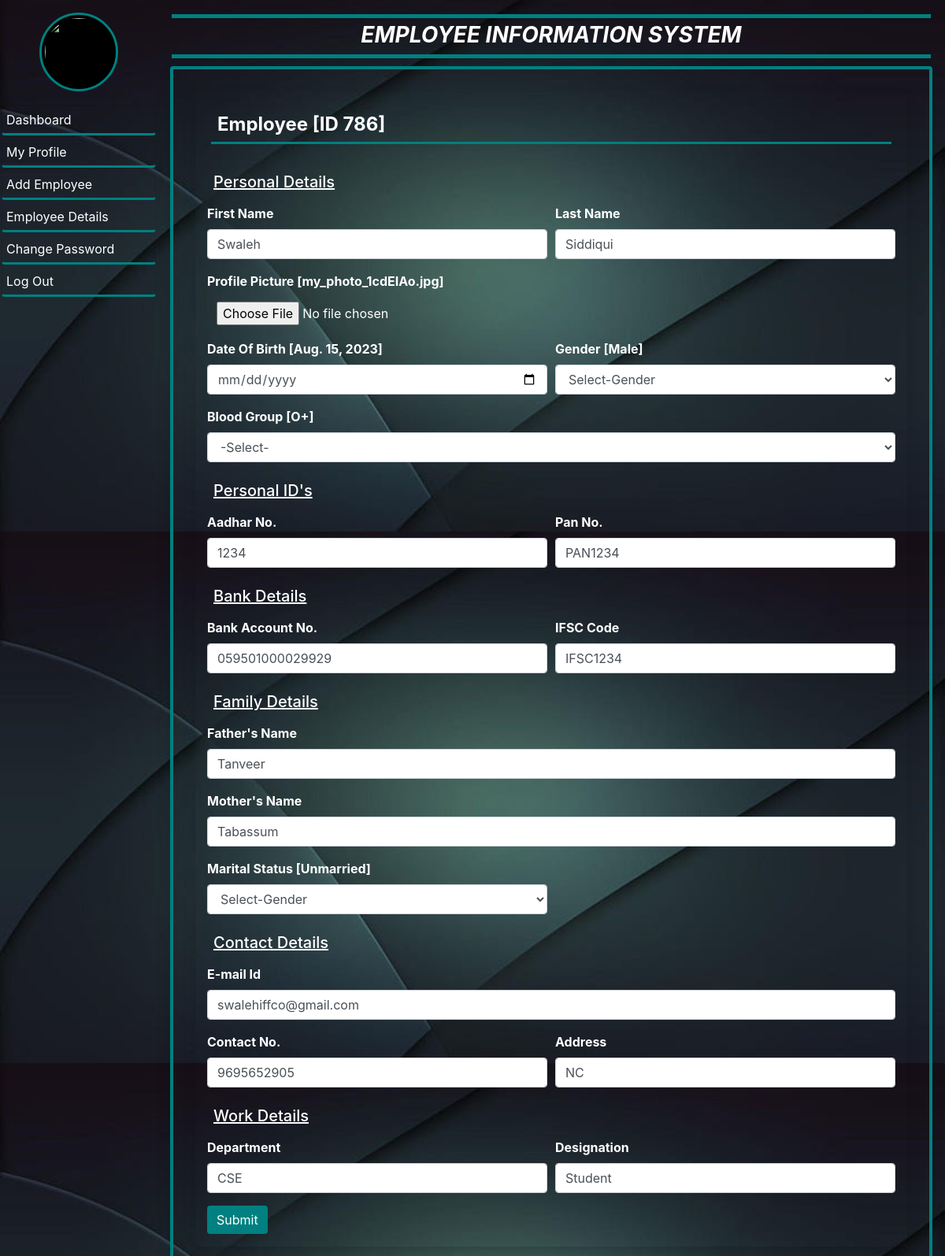
The page /admin_edit_emp/6 (signed in) on the database its author committed.
### employee/models.py (models this page shows, shortened)
class EmployeeSignup(models.Model):
    user = models.ForeignKey(User, on_delete=models.CASCADE)
    empcode = models.CharField(max_length=50)
    empdept = models.CharField(max_length=50,null=True)
    designation = models.CharField(max_length=50,null=True)
    contact = models.CharField(max_length=15,null=True)
    gender = models.CharField(max_length=50,null=True)
    father_name = models.CharField(max_length=50,null=True)
    mother_name = models.CharField(max_length=50,null=True)
    dob = models.DateField(null=True)
    adhar = models.CharField(max_length=50,null=True)
    address = models.CharField(max_length=200,null=True)
    bank_acc = models.CharField(max_length=50,null=True)
    blood_grp = models.CharField(max_length=20,null=True)
    pan = models.CharField(max_length=50,null=True)
    ifsc_code = models.CharField(max_length=50,null=True)
    status = models.CharField(max_length=50,null=True)
    img = models.FileField(null=True, default="account logo.png")

### employee/views.py (the view, shortened to what this page needs)
# urls.py: path('admin_edit_emp/<int:id>',admin_edit_emp , name = "admin_edit_emp"),
def admin_edit_emp(request,id):
    if not request.user.is_authenticated:
        return redirect("admin_login")
    eror = ""
    user = User.objects.get(id = id)
    employee = EmployeeSignup.objects.get(user = user)
    return render(request,"admin_edit_emp.html",locals())

### employee/Templates/admin_edit_emp.html (shortened to what this page needs)
{% extends 'admin_base.html' %}
{% load static %}
{% block main %}
<div class="card shadow m-2" style="background: transparent; border: none;">
    <div class="card-body">
        <h4 class="p-2" style="border-bottom: 3px solid teal; color: rgb(255, 255, 255);"><b>Employee [ID {{employee.user.username}}]</b></h4>
    </div>
    <div class="container-fluid">
        <form method="post" enctype="multipart/form-data">
            <div class="form-row">
                <div class="col-sm-12">
                    <h5 class="p-2" style="color: rgb(255, 255, 255); text-decoration: underline;">Personal Details</h5>
                </div>
                <div class="col-sm-6">
                    <div class="form-group">
                        <label for="" ><b>First Name</b></label>
                        <input type="text" name="firstname" class="form-control" placeholder="Enter first name" pattern="[A-Za-z]+" value="{{employee.user.first_name}}">
                    </div>
                </div>
                <div class="col-sm-6">
                    <div class="form-group">
                        <label for=""><b>Last Name</b></label>
                        <input type="text" name="lastname" class="form-control" placeholder="Enter last name" pattern="[A-Za-z]+" value="{{employee.user.last_name}}">
                    </div>
                </div>
                <div class="col-sm-12">
                    <div class="form-group">
                        <label for=""><b>Profile Picture [{{employee.img}}]</b></label>
                        <input type = file name="profilepicture" class="form-control" style="border: none; background: transparent; color: white;">
                    </div>
                </div>
               <div class="col-sm-6">
                    <div class="form-group">
                        <label for=""><b>Date Of Birth [{{employee.dob}}]</b></label>
                        <input type="date" name="dateofbirth" class="form-control" >
                    </div>
                </div>
                <div class="col-sm-6">
                    <div class="form-group">
                        <label for=""><b>Gender [{{employee.gender}}]</b></label>
                        <select name="gender" class="form-control">
                            <option value="None">Select-Gender</option>
                        </select>
                    </div>
                </div>
                <div class="col-sm-12">
                    <div class="form-group">
                        <label for=""><b>Blood Group [{{employee.blood_grp}}]</b></label>
                        <select name="bloodgroup" class="form-control" >
                            <option value="None">-Select-</option>
                        </select>
                    </div>
                </div>
                <div class="col-sm-12">
                    <h5 class="p-2" style="color: rgb(255, 255, 255); text-decoration: underline;">Personal ID's</h5>
                </div>
                <div class="col-sm-6">
                    <div class="form-group">
                        <label for="" ><b>Aadhar No.</b></label>
                        <input type="text" name="aadharno" class="form-control" placeholder="Aadhar No" pattern="[0-9]+" value="{{employee.adhar}}">
                    </div>
                </div>
                <div class="col-sm-6">
                    <div class="form-group">
                        <label for=""><b>Pan No.</b></label>
                        <input type="text" name="panno" class="form-control" placeholder="Pan No" pattern="[A-Za-z0-9]+" value="{{employee.pan}}">
                    </div>
                </div>
                <div class="col-sm-12">
                    <h5 class="p-2" style="color: rgb(255, 255, 255); text-decoration: underline;">Bank Details</h5>
                </div>
                <div class="col-sm-6">
                    <div class="form-group">
                        <label for="" ><b>Bank Account No.</b></label>
                        <input type="text" name="bankaccountno" class="form-control" placeholder="Account No." pattern="[0-9]+" value="{{employee.bank_acc}}">
                    </div>
                </div>
                <div class="col-sm-6">
                    <div class="form-group">
                        <label for=""><b>IFSC Code</b></label>
                        <input type="text" name="ifsccode" class="form-control" placeholder="IFSC Code" pattern="[A-Za-z0-9]+" value="{{employee.ifsc_code}}">
                    </div>
                </div>
                <div class="col-sm-12">
                    <h5 class="p-2" style="color: rgb(255, 255, 255); text-decoration: underline;">Family Details</h5>
                </div>
                <div class="col-sm-12">
                    <div class="form-group">
                        <label for="" ><b>Father's Name</b></label>
                        <input type="text" name="fathername" class="form-control" placeholder="Enter Father's name" pattern="[A-Za-z]+" value="{{employee.father_name}}">
                    </div>
                </div>
                <div class="col-sm-12">
                    <div class="form-group">
                        <label for=""><b>Mother's Name</b></label>
                        <input type="text" name="mothername" class="form-control" placeholder="Enter Mother's name" pattern="[A-Za-z]+" value="{{employee.mother_name}}">
                    </div>
                </div>
                <div class="col-sm-6">
                    <div class="form-group">
                        <label for=""><b>Marital Status [{{employee.status}}]</b></label>
                        <select name="maritalstatus" class="form-control">
                            <option value="None">Select-Gender</option>
                        </select>
                    </div>
                </div>
                <div class="col-sm-12">
                    <h5 class="p-2" style="color: rgb(255, 255, 255); text-decoration: underline;">Contact Details</h5>
                </div>
                <div class="col-sm-12">
                    <div class="form-group">
                        <label for=""><b>E-mail Id</b></label>
                        <input type="email" name="emailid" class="form-control" placeholder="Enter E-mail Id" value="{{employee.user.email}}">
                    </div>
                </div>
                <div class="col-sm-6">
                    <div class="form-group">
                        <label for="" ><b>Contact No.</b></label>
                        <input type="text" name="contactno" class="form-control" placeholder="Enter Contact No." pattern="[0-9]+" value="{{employee.contact}}">
                    </div>
                </div>
                <div class="col-sm-6">
                    <div class="form-group">
                        <label for=""><b>Address</b></label>
                        <input type="text" name="address" class="form-control" placeholder="Enter Address" pattern="[A-Za-z0-9]+" value="{{employee.address}}">
                    </div>
                </div>
                <div class="col-sm-12">
                    <h5 class="p-2" style="color: rgb(255, 255, 255); text-decoration: underline;">Work Details</h5>
                </div>
                <div class="col-sm-6">
                    <div class="form-group">
                        <label for="" ><b>Department</b></label>
                        <input type="text" name="department" class="form-control" placeholder="Enter Department" pattern="[A-Za-z]+" value="{{employee.empdept}}">
                    </div>
                </div>
                <div class="col-sm-6">
                    <div class="form-group">
                        <label for=""><b>Designation</b></label>
                        <input type="text" name="designation" class="form-control" placeholder="Enter Designation" pattern="[A-Za-z]+" value="{{employee.designation}}">
                    </div>
                </div>
            </div>
            <input id="btn" type="submit" value="Submit" class="btn btn-primary" style="background-color: teal; border: none;">
        </form>
    </div>
</div>
{% endblock %}

### employee/Templates/admin_edit_emp.html (style rules this page uses)
.form-row label { color: white; }

### rows shown on the page
EmployeeSignup: user.username "786", firstname "Swaleh", lastname "Siddiqui", img "my_photo_1cdEIAo.jpg", dob "Aug. 15, 2023", gender "Male", blood_grp "O+", aadharno "1234", panno "PAN1234", bankaccountno "059501000029929", ifsccode "IFSC1234", fathername "Tanveer", mothername "Tabassum", status "Unmarried", emailid "swalehiffco@gmail.com", contactno "9695652905", address "NC", department "CSE", designation "Student"
